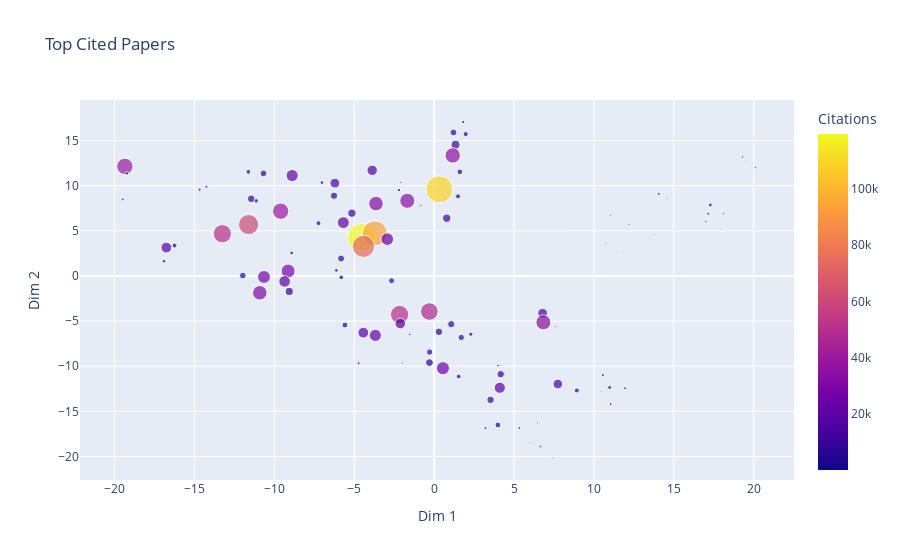

Here is the notebook cell this chart was saved with:
### Code cell
cited_papers_df = pd.DataFrame([{"Title": unique_papers[p]["title"], "Year": unique_papers[p]["year"], 
                                 "Citations": unique_papers[p]["g_citations"], 
                                 "Dim 1": reduced_embs[i, 0], "Dim 2": reduced_embs[i, 1]} 
                                for i, p in enumerate(unique_papers)])

fig=px.scatter(cited_papers_df, x="Dim 1", y="Dim 2", color="Citations", title="Top Cited Papers",
               hover_data=["Title", "Year"], size="Citations")
fig.show("png")
fig.show()
